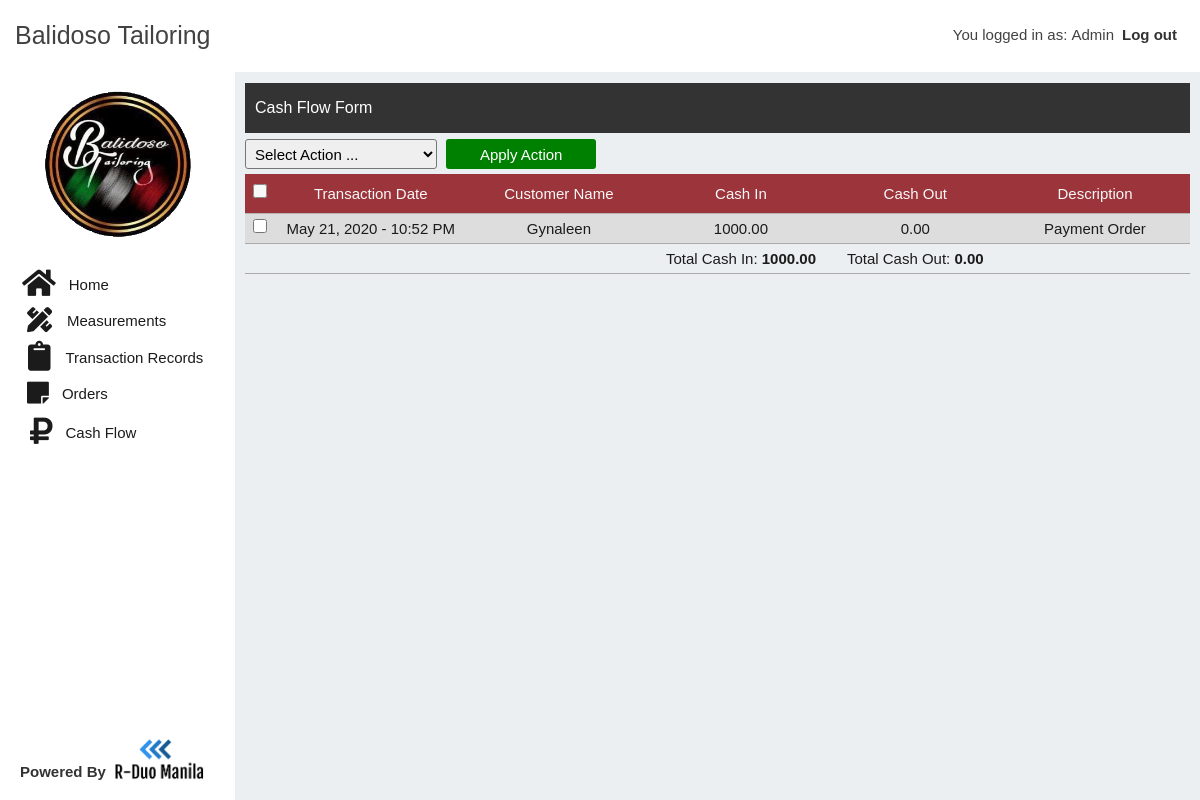
The app's page /cashflow.php (signed in), older data.
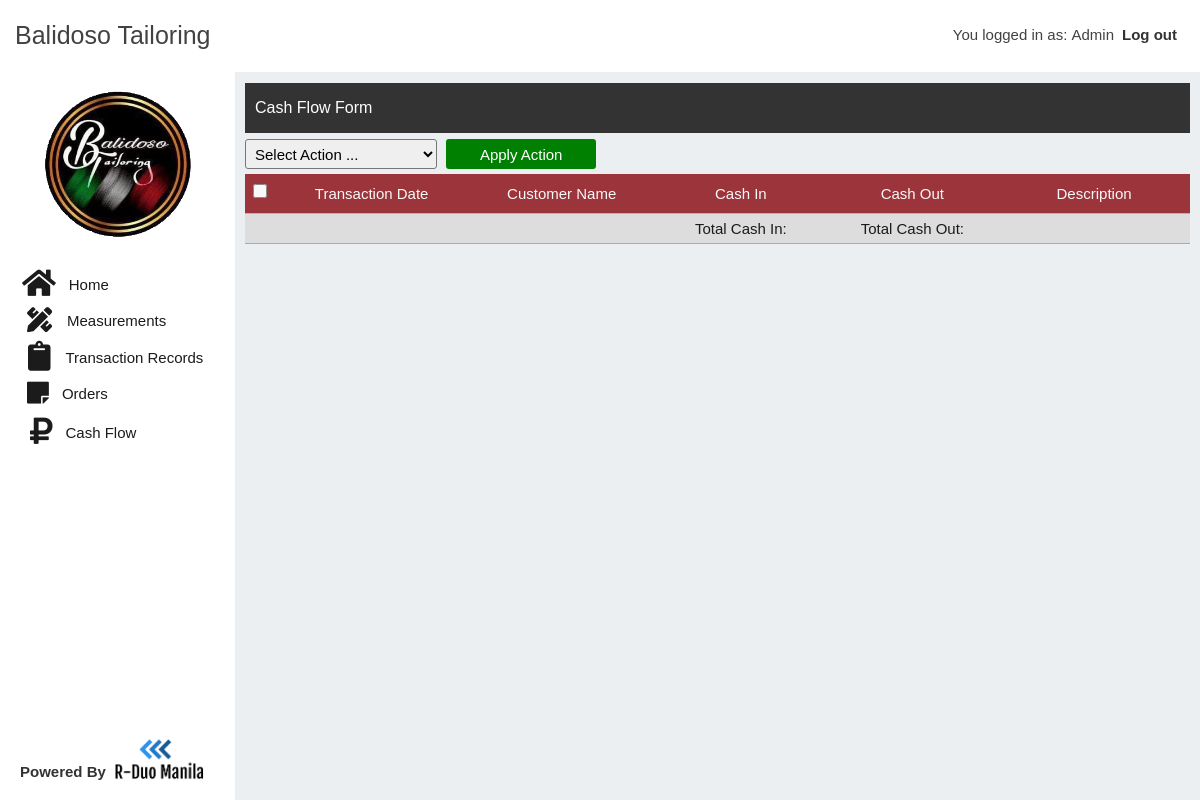
The same page, newer data.
### tables this page shows
CREATE TABLE `cashflow` (
  `cashflow_id` int(100) NOT NULL,
  `cashflow_date` varchar(255) NOT NULL,
  `cashflow_in` int(100) NOT NULL,
  `cashflow_out` int(255) NOT NULL,
  `cashflow_customer` varchar(255) NOT NULL,
  `cashflow_description` varchar(100) NOT NULL
);

### cashflow.php (the view, shortened to what this page needs)
<?php require 'views/header.php';
      require 'views/sidebar.php';
      include 'includes/handler.php';
?>
<div class="orders-container">
   <p class="title-orders" style="background: #333;">Cash Flow Form</p>
   <div class="order-wrapper">
      <form action="" method="POST" class="orders-form">
         <select name="select_option" id="" class="select">
            <option value="">Select Action ...</option>
         </select>
         <input type="submit" onClick="Javascript : return confirm('Are you sure you want to continue?')" name="apply_action" value="Apply Action" class="submit-order">
         <div class="orders-table">
            <table cellpadding="0" cellspacing="0" role="presentation">
               <thead>
                  <tr>
                     <th class="td-checkbox"><input class="checkbox-array" type="checkbox"></th>
                     <th>Transaction Date</th>
                     <th>Customer Name</th>
                     <th>Cash In</th>
                     <th>Cash Out</th>
                     <th>Description</th>
                  </tr>
               </thead>
               <tbody>
               <?php
                  $all_cashflow_query = "SELECT * FROM cashflow ORDER BY cashflow_id DESC";
                  $all_cashflow_query_result = mysqli_query($connection, $all_cashflow_query);
                  while ($row = mysqli_fetch_assoc($all_cashflow_query_result)) {
                     $cashflow_id = $row['cashflow_id'];
                     $cashflow_date = $row['cashflow_date'];
                     $cashflow_in = $row['cashflow_in'];
                     $cashflow_out = $row['cashflow_out'];
                     $cashflow_customer = $row['cashflow_customer'];
                     $cashflow_description = $row['cashflow_description'];
                     ?>
                     <tr>
                        <td class="td-checkbox"><input type="checkbox" name="check_box_array[]" value="<?php echo $cashflow_id; ?>" class="checkbox"></td>
                        <td><?php echo $cashflow_date; ?></td>
                        <td><?php echo $cashflow_customer; ?></td>
                        <td><?php echo $cashflow_in; ?></td>
                        <td><?php echo $cashflow_out; ?></td>
                        <td><?php echo $cashflow_description; ?></td>
                     </tr>
               <?php }
               ?>
                     <?php
                        $total_cash_in_query = "SELECT SUM(cashflow_in) as cashflow_in_sum FROM cashflow";
                        $total_cash_in_result = mysqli_query($connection, $total_cash_in_query);
                        while ($row = mysqli_fetch_assoc($total_cash_in_result)) {
                           $count_cash_in_sum = $row['cashflow_in_sum'];
                        }
                        $total_cash_out_query = "SELECT SUM(cashflow_out) as cashflow_out_sum FROM cashflow";
                        $total_cash_out_result = mysqli_query($connection, $total_cash_out_query);
                        while ($row = mysqli_fetch_assoc($total_cash_out_result)) {
                           $count_cash_out_sum = $row['cashflow_out_sum'];
                        }
                     ?>
                     <tr>
                        <td class="td-checkbox">&nbsp;</td>
                        <td>&nbsp;</td>
                        <td>&nbsp;</td>
                        <td>Total Cash In: <?php echo "<strong>$count_cash_in_sum</strong>" ?></td>
                        <td>Total Cash Out: <?php echo "<strong>$count_cash_out_sum</strong>" ?></td>
                        <td>&nbsp;</td>
                     </tr>
               </tbody>
            </table>
         </div>
      </form>
   </div>
</div>
<?php require 'views/footer.php'; ?>

### views/header.php (shortened to what this page needs)
<?php
    if (!isset($_SESSION['id'])) {
        header("Location: index");
    }
    else {
        if (empty($_SESSION['id'])) {
            header("Location: index");
        }
        else {
?>
        <!DOCTYPE html>
        <html lang="en">
        <head>
        <link rel="stylesheet" href="css/dashboard.css">
        <link rel="stylesheet" href="css/orders.css">
        <link rel="stylesheet" href="css/measurements.css">
        <link rel="stylesheet" href="css/transactionrecords.css">
        <link rel="stylesheet" href="css/transactionrecords_2.css">
        <link rel="stylesheet" href="css/cashflow.css">
        <link rel="stylesheet" href="css/all.css">
        <link rel="stylesheet" href="css/default.css">
        <link rel="stylesheet" href="//cdnjs.cloudflare.com/ajax/libs/jquery-confirm/3.3.2/jquery-confirm.min.css">
        </head>
        <body>
            <nav>
                <div class="branding">
                    <p>Balidoso Tailoring </p>
                    <div class="welcome-user">
                        <p>You logged in as:&nbsp;</p>
                        <label id="role" for="" data-role="<?php echo $_SESSION['role']?>" style="text-transform: capitalize; font-weight: normal!important;"><?php echo $_SESSION["role"]?></label>
                        <a href="includes/logout.php" style="display: inline-block; color: #333; text-decoration: none; margin: 0 0.5rem; font-weight: bold">Log out</a>
                    </div>
                </div>
            </nav>
    <?php
        }
?>
<?php
    }
?>

### views/sidebar.php (shortened to what this page needs)
<?php
    if (!isset($_SESSION['id'])) {
            header("Location: index");
    }
    else {
    ?>
    <div class="sidebar">
            <div class="sidebar-logo">
                <img src="img/logo.png" alt="">
            </div>
            <div style="display: flex; flex-direction: column;">
            <div class="sidebar-list">
               <div class="home">
                    <p class="home-icon"><a href="#"><i class="fas fa-home"></i></a></p>
                    <p><a href="home">Home</a></p>
                </div>
                <div class="measurements">
                    <p class="measurements-icon"><a href="#"><i class="fas fa-pencil-ruler"></i></a></p>
                    <p><a href="measurements">Measurements</a></p>
                </div>
                <div class="transaction-records">
                    <p class="transaction-records-icon"><a href="#"><i class="fas fa-clipboard"></i></a></p>
                    <p><a href="transactionrecords.php">Transaction Records</a></p>
                </div>
                <div class="orders">
                    <p class="orders-icon"><a href="#"><i class="fas fa-sticky-note"></i></a></p>
                    <p><a href="orders">Orders</a></p>
                </div>
                <div class="cash-flow">
                    <p class="cash-flow-icon"><a href="#"><i class="fas fa-ruble-sign"></i></a></p>
                    <p><a href="cashflow">Cash Flow</a></p>
                </div>
            </div>
            <div style="position: absolute; bottom: 0; background: #fff; padding-left: 20px; padding-bottom: 20px; padding-right: 8px;">
                <div style="display: flex; align-items: center; justify-content: center;">
                    <p style="align-self: flex-end; color: #333; font-size: 15px; font-family: Arial, Helvetica, sans-serif"><strong>Powered By</strong>&nbsp;&nbsp;</p>
                    <img src="./img/r-duo-manila.png" width="90px" alt="">
                </div>
            </div>
        </div>
        </div>
<?php
    }
?>

### views/footer.php (shortened to what this page needs)
</body>
</html>

### css/dashboard.css (style rules this page uses)
td { width: 313px; text-align: center; border: 1px solid rgba(0,0,0,0.4); height: 30px; }

### css/orders.css (style rules this page uses)
.orders-container { font-family: 'Century Gothic', sans-serif; position: absolute; top: 83px; right: 10px; left: 245px; overflow-x: hidden; }
.orders-container .title-orders { width: 100%; color: #FFFFFF; background: -webkit-gradient(linear, left top, left bottom, from(rgba(0, 0, 0, 0.8)), to(rgba(0, 0, 0, 0.7))); background: linear-gradient(rgba(0, 0, 0, 0.8), rgba(0, 0, 0, 0.7)); line-height: 50px; font-size: 16px; padding-left: 10px; margin-bottom: 6px; overflow-x: hidden; }
.order-wrapper .select { height: 30px; padding: 0 60px 0 5px; border-radius: 3px; font-size: 15px; margin-right: 5px; }
.order-wrapper .submit-order { height: 30px; border: 0; background: green; color: #fff; border-radius: 3px; width: 150px; }
.orders-form { display: block; }
.orders-table { width: 100%; }
.orders-table table { width: 100%; }
.orders-table table th,td { height: 30px; border-top: none; border-left: none; border-right: none; border-bottom: 1px solid #aaa; }
.orders-table table th { background: #8b0b13; opacity: 0.8; color: #fff; font-weight: normal; height: 40px; }
.orders-table table tr:nth-child(odd) { background: #ddd; }
.orders-table table input[type="checkbox"] { height: 14px; width: inherit; }
.td-checkbox { width: 30px!important; }

### css/measurements.css (style rules this page uses)
input, button { width: 220px; height: 25px; margin-bottom: 5px; font-size: 15px; }
label { display: inline-block; padding-bottom: 2px; }
form { display: flex; overflow: hidden; }

### css/all.css (style rules this page uses)
.fa, .fas, .far, .fal, .fad, .fab { -moz-osx-font-smoothing: grayscale; -webkit-font-smoothing: antialiased; display: inline-block; font-style: normal; font-variant: normal; text-rendering: auto; line-height: 1; }
.fa-clipboard:before { content: "\f328"; }
.fa-home:before { content: "\f015"; }
.fa-pencil-ruler:before { content: "\f5ae"; }
.fa-ruble-sign:before { content: "\f158"; }
.fa-sticky-note:before { content: "\f249"; }
.fa, .fas { font-family: 'Font Awesome 5 Free'; font-weight: 900; }

### css/default.css (style rules this page uses)
html { box-sizing: border-box; }
*, *::before, *::after { box-sizing: inherit; padding: 0; margin: 0; }
body { font-family: Century Gothic, sans-serif; font-size: 15px; color: #1b1b1b; background: #eceff1; }
nav { color: #424242; background: #FFFFFF; line-height: 70px; font-size: 25px; position: fixed; left: 0; right: 0; top: 0; padding: 0 15px; z-index: 99; }
.welcome-user { display: flex; font-size: 15px; }
.welcome-user label { font-weight: bold; }
.branding { display: flex; justify-content: space-between; }
.sidebar { width: 235px; background: #FFFFFF; position: fixed; top: 70px; left: 0; right: 0; bottom: 0; }
.sidebar-logo img { width: 150px; }
.sidebar-logo { text-align: center; padding-top: 20px; padding-bottom: 25px; }
.new-transaction, .measurements, .home, .transaction-records, .sewers, .orders, .releasing, .expense, .cash-flow { display: flex; align-items: center; padding-left: 27px; font-size: 15px; margin-bottom: 5px; }
.sewers, .orders, .releasing, .expense { margin-bottom: 7px!important; }
.new-transaction-icon, .home-icon, .transaction-records-icon, .cash-flow-icon { font-size: 30px!important; padding-right: 13px; }
.transaction-records { padding-left: 28px!important; }
.transaction-records-icon { padding-right: 15px!important; }
.home a, .new-transaction a, .measurements a, .transaction-records a, .sewers a, .orders a, .releasing a, .expense a, .cash-flow a { text-decoration: none; color: #1B1B1B; }
.measurements-icon { font-size: 25px!important; padding-right: 15px; }
.home, .sewers { padding-left: 22px!important; }
.orders-icon, .releasing-icon, .expense-icon { font-size: 25px!important; padding-right: 13px; }
.cash-flow { padding-left: 30px!important; }

Row changes from the older to the newer data that the page shows:
removed cashflow: cashflow_date "May 21, 2020 - 10:52 PM", cashflow_customer "Gynaleen", cashflow_in "1000.00", cashflow_out "0.00", cashflow_description "Payment Order"
Text that changed along with them:
$count_cash_in_sum: "1000.00" → (not shown)
$count_cash_out_sum: "0.00" → (not shown)
